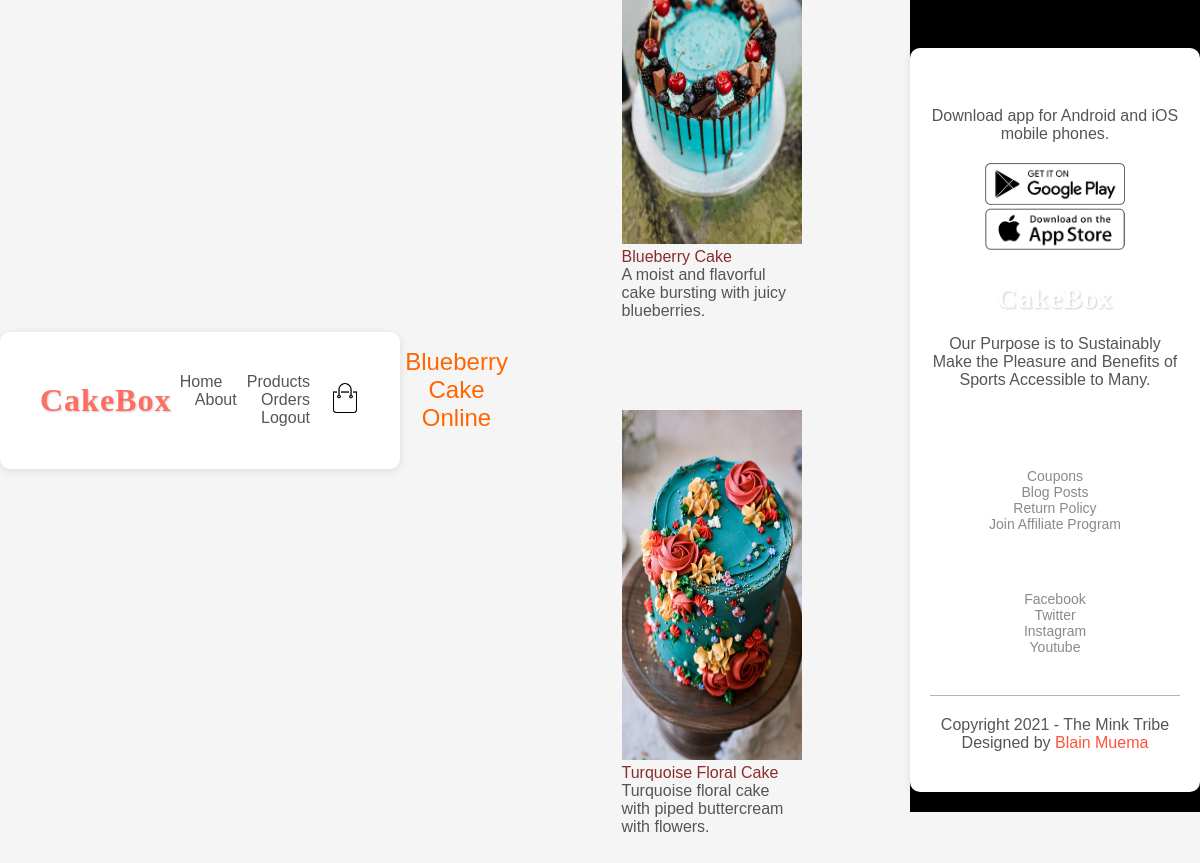
The page /cakes/filter/Blueberry/ (signed in) on the database as committed earlier.
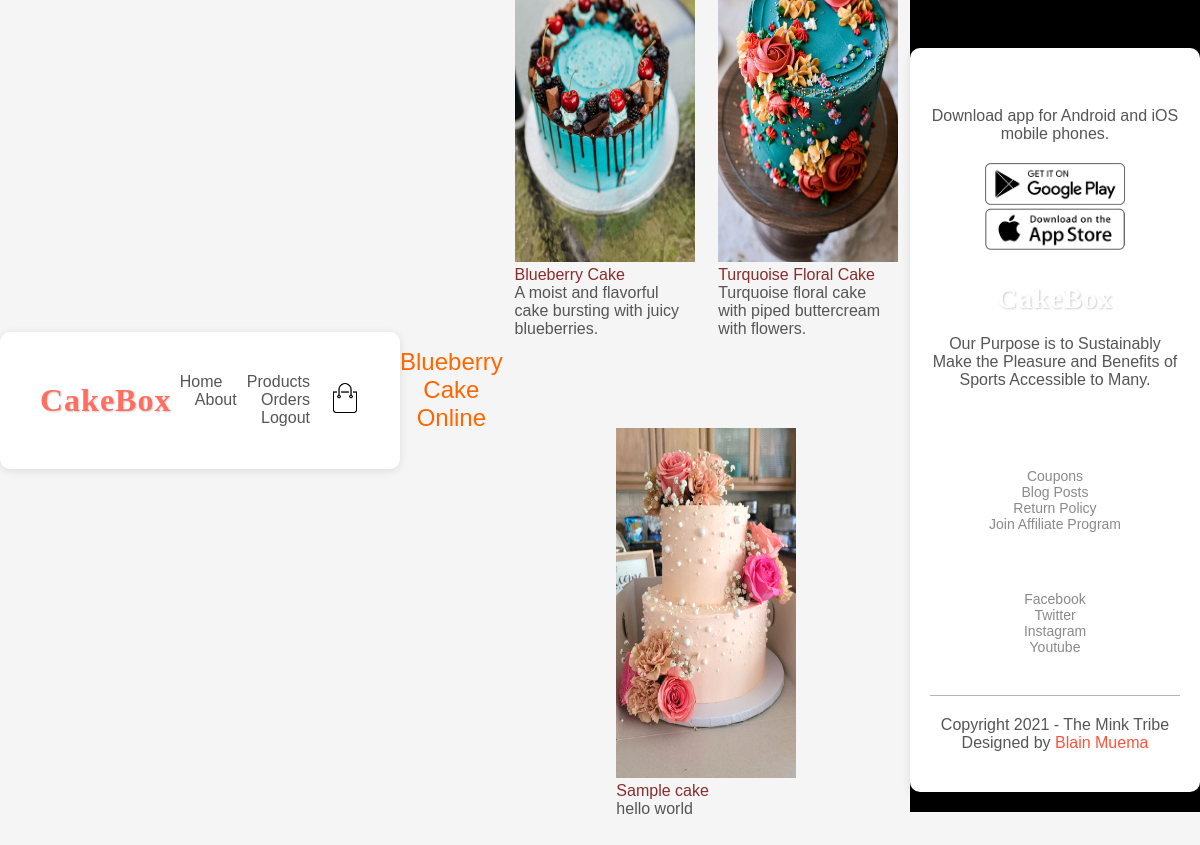
The same page on the database as committed later.
### store/models.py (models this page shows, shortened)
class Cake(models.Model):
    title=models.CharField(max_length=200,unique=True)
    description=models.TextField(null=True)
    image=models.ImageField(upload_to="cake_images",default="default.jpg",null=True,blank=True)
    category_object=models.ForeignKey(Category,on_delete=models.CASCADE)
    flavour_object=models.ManyToManyField(Flavour)
    occasion_object=models.ManyToManyField(Occasion)
    shape_object=models.ManyToManyField(Shape)
    created_date=models.DateTimeField(auto_now_add=True)
    updated_date=models.DateTimeField(auto_now=True)
    is_active=models.BooleanField(default=True)

### store/views.py (the view)
# urls.py: path("cakes/filter/<str:flavour>/",views.FilterByFlavourView.as_view(),name="flavour-by-filter"),
@method_decorator([signin_required,never_cache],name="dispatch")
class FilterByFlavourView(View):
    def get(self,request,*args,**kwargs):
        flavour=kwargs.get("flavour")
        cakes=Cake.objects.filter(flavour_object__name=flavour)
        return render(request,"flavour_cakes.html",{"cakes":cakes,"flavour":flavour})

### store/templates/flavour_cakes.html (shortened to what this page needs)
{%extends 'base.html'%}
{%block main_block%}
<h4 class="cake-heading">{{ flavour }} Cake Online</h4>
    <div class="row">
        {%for cake in cakes%}
        <div class="col-4">
            <a href="{%url 'cake-detail' cake.id%}"><img src="{{cake.image.url}}" alt="product-1" height="350px"></a>
            <a href="{%url 'cake-detail' cake.id%}"><h4>{{cake.title}}</h4></a>
            <p>{{cake.description}}</p>
          </div>
        {%endfor%}
        </div>
{%endblock%}

Rows that differ between the two databases and show on the page:
added Cake: image (picture), title "Sample cake", description "hello world"
